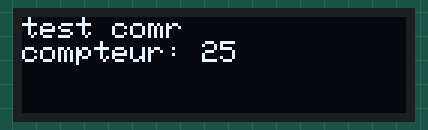
Bench run of a sketch on a simulated Arduino Uno, built with avr-gcc and run on an emulated ATmega328P. Parts: 128×32 one-colour display. What the sketch prints to the serial monitor is not drawn. At 3.1 s the program stops and its outputs stay as they are.

Above: at 0.1 s.

The sketch:

oled_test_1.ino
```cpp
#include <SPI.h>
#include <Wire.h>
#include <Adafruit_GFX.h>
#include <Adafruit_SSD1306.h>

Adafruit_SSD1306 display = Adafruit_SSD1306(128, 32, &Wire);
byte compteur;
void setup() {
 	Serial.begin(9600);
 	Serial.println("OLED intialized");
 	display.begin(SSD1306_SWITCHCAPVCC, 0x3C); // Address 0x3C for 128x32
 	// text display tests
 	display.setTextSize(1);
 	display.setTextColor(WHITE);
}
void loop() {
 	for(compteur = 0; compteur = 25; compteur++) {
 			display.clearDisplay();
 			display.setCursor(0, 0);
 			display.println("test comr");
 			display.print("compteur: ");
 			display.println(compteur);
 			display.display();
 			delay(1000);
 	}
}
```
